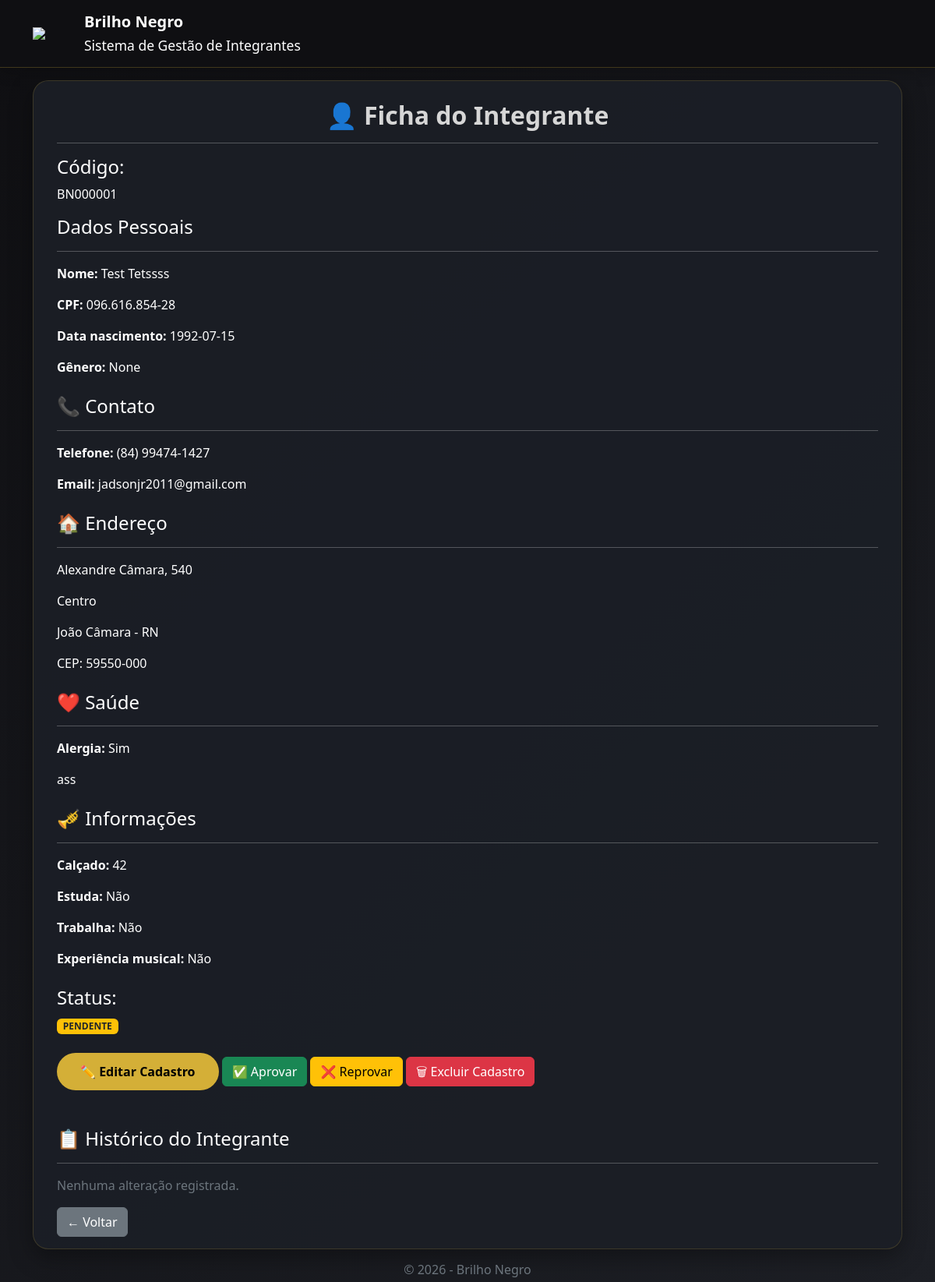
Screenshot of /admin/integrante/6 (signed in) with the database file from the repository.
### tables this page shows
CREATE TABLE integrantes (

        id INTEGER PRIMARY KEY AUTOINCREMENT,

        nome TEXT NOT NULL,

        data_nascimento TEXT,

        telefone TEXT,

        email TEXT,


        rua TEXT,
        numero TEXT,
        complemento TEXT,
        bairro TEXT,
        cidade TEXT,
        estado TEXT,
        cep TEXT,


        tipo_sanguineo TEXT,

        possui_alergia TEXT,

        descricao_alergia TEXT,


        responsavel TEXT,

        parentesco TEXT,

        telefone_responsavel TEXT,


        status TEXT DEFAULT 'PENDENTE'


    , codigo_integrante TEXT, cpf TEXT, genero TEXT, alergia_medicamento TEXT, calcado TEXT, estuda TEXT, local_estudo TEXT, trabalha TEXT, profissao TEXT, experiencia_banda TEXT, descricao_experiencia TEXT, data_cadastro TEXT);

### app.py (the view)
@app.route("/admin/integrante/<int:id>")
def ver_integrante(id):
    if "admin" not in session:
        return redirect("/login")
    conexao = sqlite3.connect(BANCO)
    conexao.row_factory = sqlite3.Row
    cursor = conexao.cursor()
    cursor.execute("""
        SELECT *
        FROM integrantes
        WHERE id = ?
    """,(id,))
    integrante = cursor.fetchone()
    cursor.execute("""
        SELECT *
        FROM historico_integrantes
        WHERE integrante_id = ?
        ORDER BY id DESC
    """,(id,))
    historico = cursor.fetchall()
    conexao.close()
    return render_template(
        "admin/ficha.html",
        integrante=integrante,
        historico=historico
    )

### templates/admin/ficha.html (shortened to what this page needs)
{% extends 'layout/base.html' %}
{% block conteudo %}
<div class="card-bn">
<h2 class="titulo text-center">
👤 Ficha do Integrante
</h2>
<hr>
<h4>
Código:
</h4>
<p>
{{ integrante.codigo_integrante }}
</p>
<h4>
Dados Pessoais
</h4>
<hr>
<p>
<strong>Nome:</strong>
{{ integrante.nome }}
</p>
<p>
<strong>CPF:</strong>
{{ integrante.cpf }}
</p>
<p>
<strong>Data nascimento:</strong>
{{ integrante.data_nascimento }}
</p>
<p>
<strong>Gênero:</strong>
{{ integrante.genero }}
</p>
<h4 class="mt-4">
📞 Contato
</h4>
<hr>
<p>
<strong>Telefone:</strong>
{{ integrante.telefone }}
</p>
<p>
<strong>Email:</strong>
{{ integrante.email }}
</p>
<h4 class="mt-4">
🏠 Endereço
</h4>
<hr>
<p>
{{ integrante.rua }},
{{ integrante.numero }}
</p>
<p>
{{ integrante.bairro }}
</p>
<p>
{{ integrante.cidade }} - {{ integrante.estado }}
</p>
<p>
CEP:
{{ integrante.cep }}
</p>
<h4 class="mt-4">
❤️ Saúde
</h4>
<hr>
<p>
<strong>Alergia:</strong>
{{ integrante.alergia_medicamento }}
</p>
<p>
{{ integrante.descricao_alergia }}
</p>
<h4 class="mt-4">
🎺 Informações
</h4>
<hr>
<p>
<strong>Calçado:</strong>
{{ integrante.calcado }}
</p>
<p>
<strong>Estuda:</strong>
{{ integrante.estuda }}
</p>
<p>
<strong>Trabalha:</strong>
{{ integrante.trabalha }}
</p>
<p>
<strong>Experiência musical:</strong>
{{ integrante.experiencia_banda }}
</p>
<h4 class="mt-4">
Status:
</h4>
{% if integrante.status == "PENDENTE" %}
<span class="badge bg-warning text-dark">
PENDENTE
</span>
{% elif integrante.status == "APROVADO" %}
<span class="badge bg-success">
APROVADO
</span>
{% elif integrante.status == "INATIVO" %}
<span class="badge bg-secondary">
INATIVO
</span>
{% elif integrante.status == "REPROVADO" %}
<span class="badge bg-danger">
REPROVADO
</span>
{% endif %}
<div class="mt-4">
<a
href="/admin/integrante/{{ integrante.id }}/editar"
class="btn btn-brilho">
✏️ Editar Cadastro
</a>
{% if integrante.status == "PENDENTE" %}
<a
href="/admin/aprovar/{{ integrante.id }}"
class="btn btn-success">
✅ Aprovar
</a>
<a
href="/admin/reprovar/{{ integrante.id }}"
class="btn btn-warning">
❌ Reprovar
</a>
{% endif %}
<a
href="/admin/integrante/{{ integrante.id }}/excluir"
class="btn btn-danger"
onclick="return confirm('Tem certeza que deseja excluir este integrante?')">
🗑 Excluir Cadastro
</a>
</div>
<h4 class="mt-5">
📋 Histórico do Integrante
</h4>
<hr>
{% if historico %}
<div class="table-responsive">
<table class="table table-dark table-hover">
<thead>
<tr>
<th>Data</th>
<th>Ação</th>
<th>Anterior</th>
<th>Novo</th>
<th>Usuário</th>
</tr>
</thead>
<tbody>
{% for item in historico %}
<tr>
<td>
{{ item.data_hora }}
</td>
<td>
{{ item.acao }}
</td>
<td>
{{ item.status_anterior }}
</td>
<td>
{{ item.status_novo }}
</td>
<td>
{{ item.usuario }}
</td>
</tr>
{% endfor %}
</tbody>
</table>
</div>
{% else %}
<p class="text-secondary">
Nenhuma alteração registrada.
</p>
{% endif %}
<a
href="/admin"
class="btn btn-secondary">
← Voltar
</a>
</div>
</div>
{% endblock %}

### static/css/style.css (style rules this page uses)
:root { --cor-fundo:#0f0f12; --cor-card:#1c1f26; --cor-principal:#111111; --cor-secundaria:#d4af37; --cor-texto:#ffffff; --cor-texto-secundario:#cfcfcf; --cor-borda:#343a40; }
body { background:linear-gradient(135deg,#0f0f12,#1d1f25); color:var(--cor-texto); min-height:100vh; font-family:Segoe UI,Tahoma,Geneva,Verdana,sans-serif; }
.card-bn { background:rgba(28,31,38,.92); border:1px solid rgba(212,175,55,.18); border-radius:20px; padding:25px 30px 15px; box-shadow:0 10px 30px rgba(0,0,0,.35); }
.titulo { font-size:2rem; font-weight:700; color:#d6d6d6; }
.btn-brilho { background:var(--cor-secundaria); color:#000; font-weight:bold; border:none; border-radius:30px; padding:12px 30px; }

### rows the page displays
integrantes: codigo_integrante "BN000001", nome "Test Tetssss", cpf "096.616.854-28", data_nascimento "1992-07-15", telefone "(84) 99474-1427", email "jadsonjr2011@gmail.com", rua "Alexandre Câmara", numero "540", bairro "Centro", cidade "João Câmara", estado "RN", cep "59550-000", alergia_medicamento "Sim", descricao_alergia "ass", calcado "42", estuda "Não", trabalha "Não", experiencia_banda "Não"

### other values shown
{{ integrante.genero }} "None"
